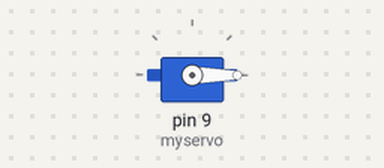
Simulated run of this sketch. Board: Arduino Uno, built with avr-gcc and run on an emulated ATmega328P. On the bench: servo.

Above: at 0.1 s.
At 9.1 s:
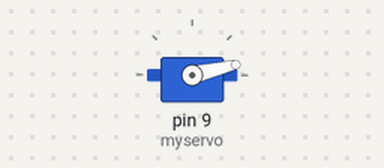
At 19.1 s:
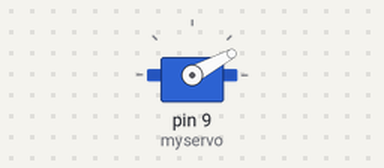
At 39.1 s:
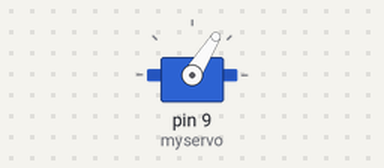
Timing chart, 0 to 40.0 s (numbered marks = the images above):
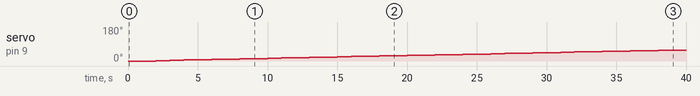

The sketch:

SolarPanelCode.ino
```cpp
#include <Servo.h>
#include<TimeLib.h>

Servo myservo;  // create servo object to control a servo
int pos = 0;    // variable to store the servo position

void setup() {
  myservo.attach(9);  // attaches the servo on pin 9 to the servo object
}

void loop() {
  // Calculate the position of the sun based on the time of the day
  // For simplicity, we assume the sun moves from east to west along the horizon
  unsigned long currentMillis = millis(); // Get the current time in milliseconds
  unsigned long totalSeconds = currentMillis / 1000; // Convert milliseconds to seconds
  // Calculate the angle for the servo based on the time of the day
  // We're assuming 240 seconds represent 24 hours, so it will work for only 120 seconds
  int angle = map(totalSeconds % 120, 0, 120, 0, 180); // Map the time to a servo angle
  if(totalSeconds%120==119){  // Rest 120 seconds it will tke rest and then return to its original position
    delay(120000);
  }
  // Move the servo to the calculated position
  myservo.write(angle);
  // Wait for a moment before updating the position again
  delay(1000);  // Update position every second
}
```

Measured:
- by itself, servo on pin 9 (myservo): moves from 0° to 58° over 37.0 s
